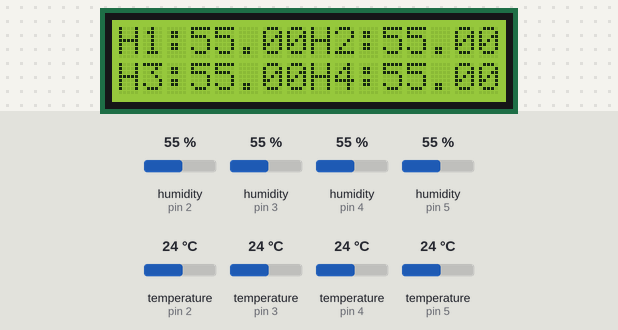
The sketch below on a simulated Arduino Uno, built with avr-gcc and run on an emulated ATmega328P. Parts: 16×2 character LCD. The inputs (shaded band) are chosen by the test bench; at power-on: humidity (sensors on pin 2, pin 3, pin 4, pin 5) 55 %, temperature (sensors on pin 2, pin 3, pin 4, pin 5) 24 °C. What the sketch prints to the serial monitor is not drawn.

Above: at 2.7 s.
2.8 s: humidity (sensor on pin 2) set to 22 %
At 5.0 s:
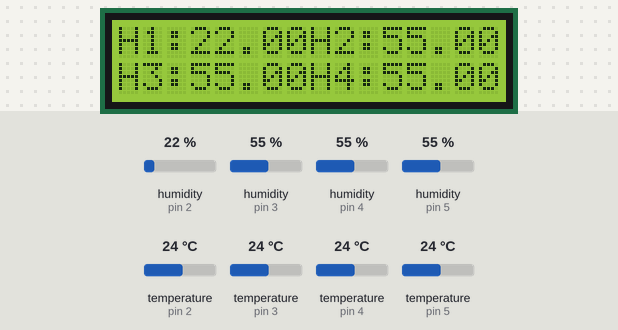
5.9 s: humidity (sensor on pin 3) set to 22 %
At 7.5 s:
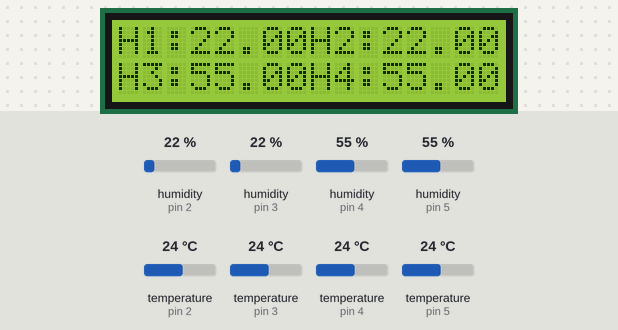
9.0 s: humidity (sensor on pin 4) set to 22 %
At 11.2 s:
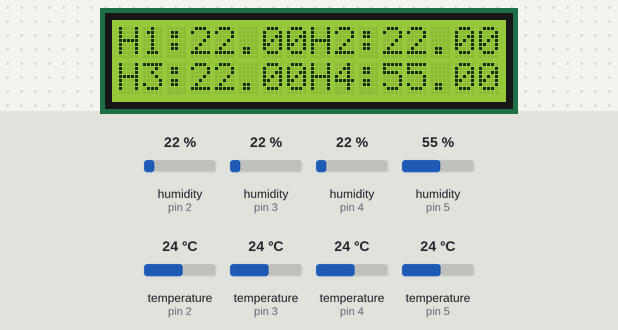
12.1 s: humidity (sensor on pin 5) set to 22 %
At 13.1 s:
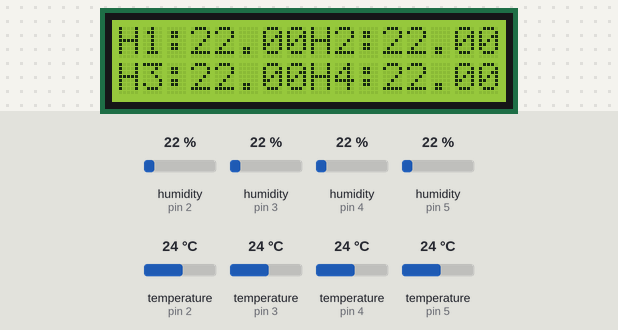
15.2 s: humidity (sensor on pin 2) set to 40 %
At 17.5 s:
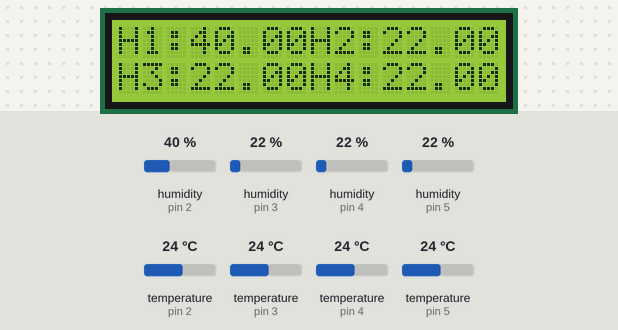
18.3 s: humidity (sensor on pin 3) set to 40 %
At 19.9 s:
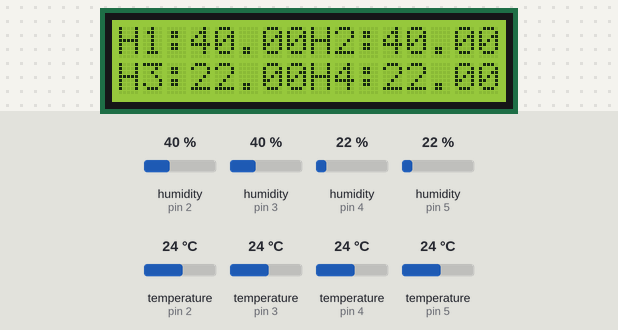
Timing chart, 0 to 21.4 s (numbered marks = the images above; inputs shaded):
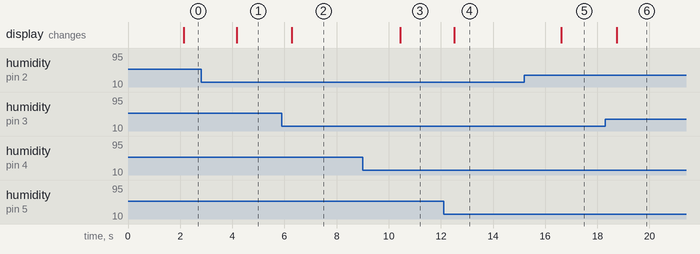

Measured:
- after the input at 2.8 s, the display: changes after 1.4 s (image 1)
- after the input at 5.9 s, the display: changes after 0.39 s (image 2)
- after the input at 9.0 s, the display: changes after 1.4 s (image 3)
- after the input at 12.1 s, the display: changes after 0.41 s (image 4)
- after the input at 15.2 s, the display: changes after 1.4 s (image 5)
- after the input at 18.3 s, the display: changes after 0.44 s (image 6)

The sketch:

dht22.ino
```cpp
/*  DHT22/11 temerature and humidity sensor demonstration sketch
 *
 * This sketch reads the temperature and humidity from a DHT sensor.
 *
 * This is a common digital sensor which is calibrated in factory
 * and outputs true values so that no further calculations are needed
 * on the Arduino.
 *
 * This sketch was adapted for Arduino Step by Step by Peter Dalmaris from the
 * demo sketch that ships with the Adafruit library.
 *
 * Components
 * ----------
 *  - Arduino Uno
 *  - A DHT22 or DHT11 sensor
 *  - 10 kOhm resistor to pull up the data pin
 *
 *  Libraries
 *  ---------
 *  DHT.h
 *
 * Connections
 * -----------
 *
 * Hold the sensor so that the grill is towards you. Here are the connections
 *
 *     -----------
 *     | - |  -  |
 *     | - |  -  |
 *     | - |  -  |
 *     | - |  -  |
 *     -----------
 *     |  |  |  |
 *     |  |  |  |
 *     |  |  |  |
 *     |  |  |  |
 *    5V  2     GND
 *      data
 *
 * Connect a 10KOhm resistor between the 5V and data pin (2)
 *
 * Other information
 * -----------------
 *
 * DHT22 datasheet: https://www.sparkfun.com/datasheets/Sensors/Temperature/DHT22.pdf
 * The Github repository for the library: https://github.com/adafruit/DHT-sensor-library
 * The DHT library requires Adafruit's Unified Sensor Driver. Install that by searching
 * for "Adafruit Unified Sensor" in the Library Manager.
 * Learn more about the Unified Driver: https://github.com/adafruit/Adafruit_Sensor
 * About the Heat Index:
 * About pull up and pull down resistors:
 *
 *
 *
 *  Created on October 11 2016 by Peter Dalmaris
 *
 */

// Example testing sketch for various DHT humidity/temperature sensors
// Written by ladyada, public domain

#include "DHT.h"

#define DHTPIN1 2// what digital pin we're connected to
#define DHTPIN2 3
#define DHTPIN3 4
#define DHTPIN4 5
#include <LiquidCrystal_I2C.h>

LiquidCrystal_I2C lcd(0x27,16,2);

// Uncomment whatever type you're using!
//#define DHTTYPE DHT11   // DHT 11
#define DHTTYPE DHT22   // DHT 22  (AM2302), AM2321
//#define DHTTYPE DHT21   // DHT 21 (AM2301)

// Initialize DHT sensor.
// Note that older versions of this library took an optional third parameter to
// tweak the timings for faster processors.  This parameter is no longer needed
// as the current DHT reading algorithm adjusts itself to work on faster procs.
DHT dht1(DHTPIN1, DHTTYPE), dht2(DHTPIN2, DHTTYPE),dht3(DHTPIN3, DHTTYPE),dht4(DHTPIN4, DHTTYPE);

void setup() {
  Serial.begin(9600);
  Serial.println("DHTxx test!");

  dht1.begin();
  dht2.begin();
  dht3.begin();
  dht4.begin();
   lcd.init();
    lcd.backlight();


}

void loop() {
  // Wait a few seconds between measurements.
  delay(2000);

  // Reading temperature or humidity takes about 250 milliseconds!
  // Sensor readings may also be up to 2 seconds 'old' (its a very slow sensor)
  float h1 = dht1.readHumidity();
  // Read temperature as Celsius (the default)
  float t = dht1.readTemperature();
  // Read temperature as Fahrenheit (isFahrenheit = true)
  float f = dht1.readTemperature(true);

  float h2 = dht2.readHumidity();
  float h3 = dht3.readHumidity();
  float h4 = dht4.readHumidity();
  // Check if any reads failed and exit early (to try again).
  if (isnan(h1) || isnan(h2) || isnan(t) || isnan(f)) {
    Serial.println("Failed to read from DHT sensor!");
    return;
  }

  // Compute heat index in Fahrenheit (the default)
  float hif = dht1.computeHeatIndex(f, h1);
  // Compute heat index in Celsius (isFahreheit = false)
  float hic = dht1.computeHeatIndex(t, h1, false);

  lcd.setCursor(0, 0);
  lcd.print("H1:");

  lcd.setCursor(3, 0);
  lcd.print(h1);

  lcd.setCursor(8, 0);
  lcd.print("H2:");

  lcd.setCursor(11, 0);
  lcd.print(h2);

  lcd.setCursor(0, 1);
  lcd.print("H3:");

  lcd.setCursor(3, 1);
  lcd.print(h3);

  lcd.setCursor(8, 1);
  lcd.print("H4:");

  lcd.setCursor(11, 1);
  lcd.print(h4);
  Serial.print("Humidity: ");
  Serial.print(h1);
  Serial.print(" %\t");
  Serial.print("Temperature: ");
  Serial.print(t);
  Serial.print(" *C ");
  Serial.print(f);
  Serial.print(" *F\t");
  Serial.print("Heat index: ");
  Serial.print(hic);
  Serial.print(" *C ");
  Serial.print(hif);
  Serial.println(" *F");
}
```
